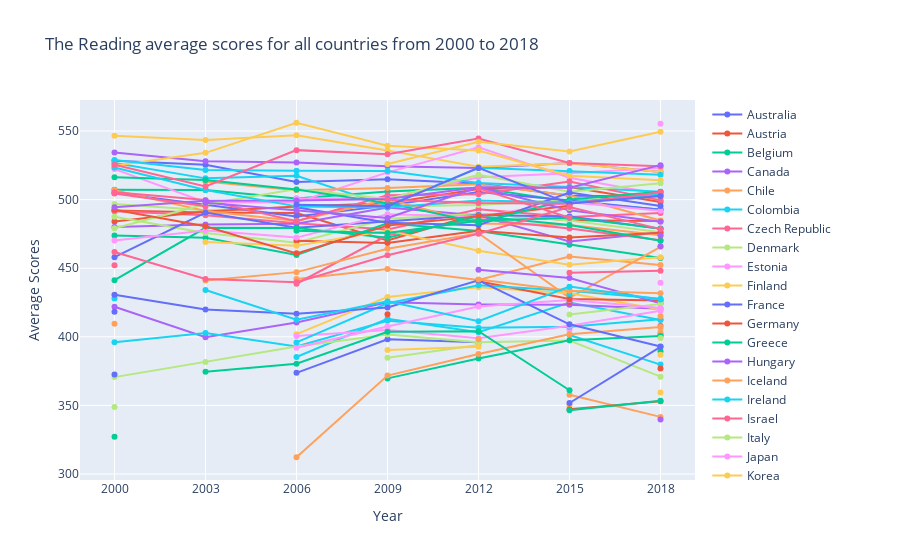

Source (notebook cell):
### Code cell
con = readings_avg["Countries"].unique().tolist()

fig = go.Figure()
for i in con:
    fig.add_trace(go.Scatter(x=readings_avg2.loc[readings_avg2['Countries'] == i]['Year'].tolist(), y=readings_avg2.loc[readings_avg2['Countries'] == i]['avg'].tolist(),
                    mode='lines+markers',
                    name=f'{i}'))
    
fig.update_layout(title='The Reading average scores for all countries from 2000 to 2018',
                   xaxis_title='Year',
                   yaxis_title='Average Scores')    

fig.show()

fig.write_html("all_country_reading_trend.html")

### Figure 1 — Plotly figure (JSON) as saved in the notebook; plotly's stock layout.template omitted (floating-point values rounded to 4 significant figures)
{"data": [{"mode": "lines+markers", "name": "Australia", "type": "scatter", "x": ["2000", "2003", "2006", "2009", "2012", "2015", "2018"], "y": [528.3, 525.4, 512.9, 514.9, 511.8, 502.9, 502.6]}, {"mode": "lines+markers", "name": "Austria", "type": "scatter", "x": ["2000", "2003", "2006", "2009", "2012", "2015", "2018"], "y": [492.1, 490.7, 490.2, 470.3, 489.6, 484.9, 484.4]}, {"mode": "lines+markers", "name": "Belgium", "type": "scatter", "x": ["2000", "2003", "2006", "2009", "2012", "2015", "2018"], "y": [507.1, 507.0, 500.9, 505.9, 508.6, 498.5, 492.9]}, {"mode": "lines+markers", "name": "Canada", "type": "scatter", "x": ["2000", "2003", "2006", "2009", "2012", "2015", "2018"], "y": [534.3, 527.9, 527.0, 524.2, 523.1, 526.7, 520.1]}, {"mode": "lines+markers", "name": "Chile", "type": "scatter", "x": ["2000", "2003", "2006", "2009", "2012", "2015", "2018"], "y": [409.6, null, 442.1, 449.4, 441.4, 458.6, 452.3]}, {"mode": "lines+markers", "name": "Colombia", "type": "scatter", "x": ["2000", "2003", "2006", "2009", "2012", "2015", "2018"], "y": [null, null, 385.3, 413.2, 403.4, 424.9, 412.3]}, {"mode": "lines+markers", "name": "Czech Republic", "type": "scatter", "x": ["2000", "2003", "2006", "2009", "2012", "2015", "2018"], "y": [491.6, 488.5, 482.7, 478.2, 492.9, 487.3, 490.2]}, {"mode": "lines+markers", "name": "Denmark", "type": "scatter", "x": ["2000", "2003", "2006", "2009", "2012", "2015", "2018"], "y": [496.9, 492.3, 494.5, 494.9, 496.1, 499.8, 501.1]}, {"mode": "lines+markers", "name": "Estonia", "type": "scatter", "x": ["2000", "2003", "2006", "2009", "2012", "2015", "2018"], "y": [null, null, 500.7, 501.0, 516.3, 519.1, 523.0]}, {"mode": "lines+markers", "name": "Finland", "type": "scatter", "x": ["2000", "2003", "2006", "2009", "2012", "2015", "2018"], "y": [546.5, 543.5, 546.9, 535.9, 524.0, 526.4, 520.1]}, {"mode": "lines+markers", "name": "France", "type": "scatter", "x": ["2000", "2003", "2006", "2009", "2012", "2015", "2018"], "y": [504.7, 496.2, 487.7, 495.6, 505.5, 499.3, 492.6]}, {"mode": "lines+markers", "name": "Germany", "type": "scatter", "x": ["2000", "2003", "2006", "2009", "2012", "2015", "2018"], "y": [484.0, 491.4, 494.9, 497.3, 507.7, 509.1, 498.3]}, {"mode": "lines+markers", "name": "Greece", "type": "scatter", "x": ["2000", "2003", "2006", "2009", "2012", "2015", "2018"], "y": [473.8, 472.3, 459.7, 482.8, 477.2, 467.0, 457.4]}, {"mode": "lines+markers", "name": "Hungary", "type": "scatter", "x": ["2000", "2003", "2006", "2009", "2012", "2015", "2018"], "y": [480.0, 481.9, 482.4, 494.2, 488.5, 469.5, 476.0]}, {"mode": "lines+markers", "name": "Iceland", "type": "scatter", "x": ["2000", "2003", "2006", "2009", "2012", "2015", "2018"], "y": [506.9, 491.7, 484.4, 500.3, 482.5, 481.5, 474.0]}, {"mode": "lines+markers", "name": "Ireland", "type": "scatter", "x": ["2000", "2003", "2006", "2009", "2012", "2015", "2018"], "y": [526.7, 515.5, 517.3, 495.6, 523.2, 520.8, 518.1]}, {"mode": "lines+markers", "name": "Israel", "type": "scatter", "x": ["2000", "2003", "2006", "2009", "2012", "2015", "2018"], "y": [452.2, null, 438.7, 474.0, 485.8, 479.0, 470.4]}, {"mode": "lines+markers", "name": "Italy", "type": "scatter", "x": ["2000", "2003", "2006", "2009", "2012", "2015", "2018"], "y": [487.5, 475.7, 468.5, 486.1, 489.8, 484.8, 476.3]}, {"mode": "lines+markers", "name": "Japan", "type": "scatter", "x": ["2000", "2003", "2006", "2009", "2012", "2015", "2018"], "y": [522.2, 498.1, 498.0, 519.9, 538.1, 516.0, 503.9]}, {"mode": "lines+markers", "name": "Korea", "type": "scatter", "x": ["2000", "2003", "2006", "2009", "2012", "2015", "2018"], "y": [524.8, 534.1, 556.0, 539.3, 535.8, 517.4, 514.1]}, {"mode": "lines+markers", "name": "Latvia", "type": "scatter", "x": ["2000", "2003", "2006", "2009", "2012", "2015", "2018"], "y": [458.1, 490.6, 479.5, 484.0, 488.7, 487.8, 478.7]}, {"mode": "lines+markers", "name": "Lithuania", "type": "scatter", "x": ["2000", "2003", "2006", "2009", "2012", "2015", "2018"], "y": [null, null, 470.1, 468.4, 477.3, 472.4, 475.9]}, {"mode": "lines+markers", "name": "Luxembourg", "type": "scatter", "x": ["2000", "2003", "2006", "2009", "2012", "2015", "2018"], "y": [441.2, 479.4, 479.4, 472.2, 487.8, 481.4, 470.0]}, {"mode": "lines+markers", "name": "Mexico", "type": "scatter", "x": ["2000", "2003", "2006", "2009", "2012", "2015", "2018"], "y": [422.0, 399.7, 410.5, 425.3, 423.6, 423.3, 420.5]}, {"mode": "lines+markers", "name": "Netherlands", "type": "scatter", "x": ["2000", "2003", "2006", "2009", "2012", "2015", "2018"], "y": [null, 513.1, 506.7, 508.4, 511.2, 503.0, 484.8]}, {"mode": "lines+markers", "name": "New Zealand", "type": "scatter", "x": ["2000", "2003", "2006", "2009", "2012", "2015", "2018"], "y": [528.8, 521.6, 521.0, 520.9, 512.2, 509.3, 505.7]}, {"mode": "lines+markers", "name": "Norway", "type": "scatter", "x": ["2000", "2003", "2006", "2009", "2012", "2015", "2018"], "y": [505.3, 499.7, 484.3, 503.2, 503.9, 513.2, 499.5]}, {"mode": "lines+markers", "name": "Poland", "type": "scatter", "x": ["2000", "2003", "2006", "2009", "2012", "2015", "2018"], "y": [479.1, 496.6, 507.6, 500.5, 518.2, 505.7, 511.9]}, {"mode": "lines+markers", "name": "Portugal", "type": "scatter", "x": ["2000", "2003", "2006", "2009", "2012", "2015", "2018"], "y": [470.2, 477.6, 472.3, 489.3, 487.8, 498.1, 491.8]}, {"mode": "lines+markers", "name": "Slovak Republic", "type": "scatter", "x": ["2000", "2003", "2006", "2009", "2012", "2015", "2018"], "y": [null, 469.2, 466.3, 477.4, 462.8, 452.5, 458.0]}, {"mode": "lines+markers", "name": "Slovenia", "type": "scatter", "x": ["2000", "2003", "2006", "2009", "2012", "2015", "2018"], "y": [null, null, 494.4, 483.1, 481.3, 505.2, 495.3]}, {"mode": "lines+markers", "name": "Spain", "type": "scatter", "x": ["2000", "2003", "2006", "2009", "2012", "2015", "2018"], "y": [492.6, 480.5, 460.8, 481.0, 487.9, 495.6, null]}, {"mode": "lines+markers", "name": "Sweden", "type": "scatter", "x": ["2000", "2003", "2006", "2009", "2012", "2015", "2018"], "y": [516.3, 514.3, 507.3, 497.4, 483.3, 500.2, 505.8]}, {"mode": "lines+markers", "name": "Switzerland", "type": "scatter", "x": ["2000", "2003", "2006", "2009", "2012", "2015", "2018"], "y": [494.4, 499.1, 499.3, 500.5, 509.0, 492.2, 483.9]}, {"mode": "lines+markers", "name": "Turkey", "type": "scatter", "x": ["2000", "2003", "2006", "2009", "2012", "2015", "2018"], "y": [null, 441.0, 447.1, 464.2, 475.5, 428.3, 465.6]}, {"mode": "lines+markers", "name": "United Kingdom", "type": "scatter", "x": ["2000", "2003", "2006", "2009", "2012", "2015", "2018"], "y": [523.4, 507.0, 495.1, 494.2, 499.3, 498.0, 503.9]}, {"mode": "lines+markers", "name": "United States", "type": "scatter", "x": ["2000", "2003", "2006", "2009", "2012", "2015", "2018"], "y": [504.4, 495.2, null, 499.8, 497.6, 496.9, 505.4]}, {"mode": "lines+markers", "name": "Albania", "type": "scatter", "x": ["2000", "2003", "2006", "2009", "2012", "2015", "2018"], "y": [348.8, null, null, 384.8, 394.0, null, 405.4]}, {"mode": "lines+markers", "name": "Albania (2015)", "type": "scatter", "x": ["2000", "2003", "2006", "2009", "2012", "2015", "2018"], "y": [null, null, null, null, null, 405.3, null]}, {"mode": "lines+markers", "name": "Algeria", "type": "scatter", "x": ["2000", "2003", "2006", "2009", "2012", "2015", "2018"], "y": [null, null, null, null, null, 349.9, null]}, {"mode": "lines+markers", "name": "Argentina", "type": "scatter", "x": ["2000", "2003", "2006", "2009", "2012", "2015", "2018"], "y": [418.3, null, 373.7, 398.3, 396.0, null, 401.5]}, {"mode": "lines+markers", "name": "Argentina (2015)", "type": "scatter", "x": ["2000", "2003", "2006", "2009", "2012", "2015", "2018"], "y": [null, null, null, null, null, 425.3, null]}, {"mode": "lines+markers", "name": "Baku (Azerbaijan)", "type": "scatter", "x": ["2000", "2003", "2006", "2009", "2012", "2015", "2018"], "y": [null, null, null, null, null, null, 389.4]}, {"mode": "lines+markers", "name": "Belarus", "type": "scatter", "x": ["2000", "2003", "2006", "2009", "2012", "2015", "2018"], "y": [null, null, null, null, null, null, 473.8]}, {"mode": "lines+markers", "name": "Bosnia and Herzegovina", "type": "scatter", "x": ["2000", "2003", "2006", "2009", "2012", "2015", "2018"], "y": [null, null, null, null, null, null, 403.0]}, {"mode": "lines+markers", "name": "Brazil", "type": "scatter", "x": ["2000", "2003", "2006", "2009", "2012", "2015", "2018"], "y": [396.0, 402.8, 392.9, 411.8, 406.5, 407.3, 412.9]}, {"mode": "lines+markers", "name": "Brunei Darussalam", "type": "scatter", "x": ["2000", "2003", "2006", "2009", "2012", "2015", "2018"], "y": [null, null, null, null, null, null, 408.1]}, {"mode": "lines+markers", "name": "B-S-J-G (China)", "type": "scatter", "x": ["2000", "2003", "2006", "2009", "2012", "2015", "2018"], "y": [null, null, null, null, null, 493.9, null]}, {"mode": "lines+markers", "name": "B-S-J-Z (China)", "type": "scatter", "x": ["2000", "2003", "2006", "2009", "2012", "2015", "2018"], "y": [null, null, null, null, null, null, 555.2]}, {"mode": "lines+markers", "name": "Bulgaria", "type": "scatter", "x": ["2000", "2003", "2006", "2009", "2012", "2015", "2018"], "y": [430.4, null, 401.9, 429.1, 436.1, 431.7, 419.8]}, {"mode": "lines+markers", "name": "Chinese Taipei", "type": "scatter", "x": ["2000", "2003", "2006", "2009", "2012", "2015", "2018"], "y": [null, null, 496.2, 495.2, 523.1, 497.1, 502.6]}, {"mode": "lines+markers", "name": "Costa Rica", "type": "scatter", "x": ["2000", "2003", "2006", "2009", "2012", "2015", "2018"], "y": [null, null, null, null, 440.5, 427.5, 426.5]}, {"mode": "lines+markers", "name": "Croatia", "type": "scatter", "x": ["2000", "2003", "2006", "2009", "2012", "2015", "2018"], "y": [null, null, 477.4, 475.7, 484.6, 486.9, 479.0]}, {"mode": "lines+markers", "name": "Cyprus", "type": "scatter", "x": ["2000", "2003", "2006", "2009", "2012", "2015", "2018"], "y": [null, null, null, null, 449.0, 442.8, 424.4]}, {"mode": "lines+markers", "name": "Dominican Republic", "type": "scatter", "x": ["2000", "2003", "2006", "2009", "2012", "2015", "2018"], "y": [null, null, null, null, null, 357.7, 341.6]}, {"mode": "lines+markers", "name": "Georgia", "type": "scatter", "x": ["2000", "2003", "2006", "2009", "2012", "2015", "2018"], "y": [null, null, null, null, null, 401.3, 379.8]}, {"mode": "lines+markers", "name": "Hong Kong (China)", "type": "scatter", "x": ["2000", "2003", "2006", "2009", "2012", "2015", "2018"], "y": [525.5, 509.5, 536.1, 533.2, 544.6, 526.7, 524.3]}, {"mode": "lines+markers", "name": "Indonesia", "type": "scatter", "x": ["2000", "2003", "2006", "2009", "2012", "2015", "2018"], "y": [370.6, 381.6, 392.9, 401.7, 396.1, 397.3, 371.0]}, {"mode": "lines+markers", "name": "Jordan", "type": "scatter", "x": ["2000", "2003", "2006", "2009", "2012", "2015", "2018"], "y": [null, null, 400.6, 405.0, 399.0, 408.1, 419.1]}, {"mode": "lines+markers", "name": "Kazakhstan", "type": "scatter", "x": ["2000", "2003", "2006", "2009", "2012", "2015", "2018"], "y": [null, null, null, 390.4, 392.7, null, 386.9]}, {"mode": "lines+markers", "name": "Kazakhstan (2015)", "type": "scatter", "x": ["2000", "2003", "2006", "2009", "2012", "2015", "2018"], "y": [null, null, null, null, null, 427.1, null]}, {"mode": "lines+markers", "name": "Kosovo", "type": "scatter", "x": ["2000", "2003", "2006", "2009", "2012", "2015", "2018"], "y": [null, null, null, null, null, 347.1, 353.1]}, {"mode": "lines+markers", "name": "Lebanon", "type": "scatter", "x": ["2000", "2003", "2006", "2009", "2012", "2015", "2018"], "y": [null, null, null, null, null, 346.5, 353.4]}, {"mode": "lines+markers", "name": "Macao (China)", "type": "scatter", "x": ["2000", "2003", "2006", "2009", "2012", "2015", "2018"], "y": [null, 497.6, 492.3, 486.6, 508.9, 508.7, 525.1]}, {"mode": "lines+markers", "name": "Malaysia", "type": "scatter", "x": ["2000", "2003", "2006", "2009", "2012", "2015", "2018"], "y": [null, null, null, null, 398.2, null, 415.0]}, {"mode": "lines+markers", "name": "Malaysia (2015)", "type": "scatter", "x": ["2000", "2003", "2006", "2009", "2012", "2015", "2018"], "y": [null, null, null, null, null, 430.6, null]}, {"mode": "lines+markers", "name": "Malta", "type": "scatter", "x": ["2000", "2003", "2006", "2009", "2012", "2015", "2018"], "y": [null, null, null, null, null, 446.7, 448.2]}, {"mode": "lines+markers", "name": "Moldova", "type": "scatter", "x": ["2000", "2003", "2006", "2009", "2012", "2015", "2018"], "y": [null, null, null, null, null, 416.2, 424.0]}, {"mode": "lines+markers", "name": "Montenegro", "type": "scatter", "x": ["2000", "2003", "2006", "2009", "2012", "2015", "2018"], "y": [null, null, 392.0, 407.5, 422.1, 426.9, 421.1]}, {"mode": "lines+markers", "name": "Morocco", "type": "scatter", "x": ["2000", "2003", "2006", "2009", "2012", "2015", "2018"], "y": [null, null, null, null, null, null, 359.4]}, {"mode": "lines+markers", "name": "North Macedonia", "type": "scatter", "x": ["2000", "2003", "2006", "2009", "2012", "2015", "2018"], "y": [372.5, null, null, null, null, 351.7, 392.7]}, {"mode": "lines+markers", "name": "Panama", "type": "scatter", "x": ["2000", "2003", "2006", "2009", "2012", "2015", "2018"], "y": [null, null, null, null, null, null, 377.0]}, {"mode": "lines+markers", "name": "Peru", "type": "scatter", "x": ["2000", "2003", "2006", "2009", "2012", "2015", "2018"], "y": [327.1, null, null, 369.7, 384.2, 397.5, 400.5]}, {"mode": "lines+markers", "name": "Philippines", "type": "scatter", "x": ["2000", "2003", "2006", "2009", "2012", "2015", "2018"], "y": [null, null, null, null, null, null, 339.7]}, {"mode": "lines+markers", "name": "Qatar", "type": "scatter", "x": ["2000", "2003", "2006", "2009", "2012", "2015", "2018"], "y": [null, null, 312.2, 371.7, 387.5, 401.9, 407.1]}, {"mode": "lines+markers", "name": "Romania", "type": "scatter", "x": ["2000", "2003", "2006", "2009", "2012", "2015", "2018"], "y": [427.9, null, 395.9, 424.5, 437.6, 433.6, 427.7]}, {"mode": "lines+markers", "name": "Russia", "type": "scatter", "x": ["2000", "2003", "2006", "2009", "2012", "2015", "2018"], "y": [461.8, 442.2, 439.9, 459.4, 475.1, 494.6, 478.5]}, {"mode": "lines+markers", "name": "Saudi Arabia", "type": "scatter", "x": ["2000", "2003", "2006", "2009", "2012", "2015", "2018"], "y": [null, null, null, null, null, null, 399.2]}, {"mode": "lines+markers", "name": "Serbia", "type": "scatter", "x": ["2000", "2003", "2006", "2009", "2012", "2015", "2018"], "y": [null, null, null, null, null, null, 439.5]}, {"mode": "lines+markers", "name": "Singapore", "type": "scatter", "x": ["2000", "2003", "2006", "2009", "2012", "2015", "2018"], "y": [null, null, null, 525.9, 542.2, 535.1, 549.5]}, {"mode": "lines+markers", "name": "Thailand", "type": "scatter", "x": ["2000", "2003", "2006", "2009", "2012", "2015", "2018"], "y": [430.7, 419.9, 416.8, 421.4, 441.2, 409.1, 392.9]}, {"mode": "lines+markers", "name": "Trinidad and Tobago", "type": "scatter", "x": ["2000", "2003", "2006", "2009", "2012", "2015", "2018"], "y": [null, null, null, 416.5, null, 427.3, null]}, {"mode": "lines+markers", "name": "Tunisia", "type": "scatter", "x": ["2000", "2003", "2006", "2009", "2012", "2015", "2018"], "y": [null, 374.6, 380.3, 403.6, 404.1, 361.1, null]}, {"mode": "lines+markers", "name": "Ukraine", "type": "scatter", "x": ["2000", "2003", "2006", "2009", "2012", "2015", "2018"], "y": [null, null, null, null, null, null, 466.0]}, {"mode": "lines+markers", "name": "United Arab Emirates", "type": "scatter", "x": ["2000", "2003", "2006", "2009", "2012", "2015", "2018"], "y": [null, null, null, null, 441.7, 433.5, 431.8]}, {"mode": "lines+markers", "name": "Uruguay", "type": "scatter", "x": ["2000", "2003", "2006", "2009", "2012", "2015", "2018"], "y": [null, 434.1, 412.5, 425.8, 411.3, 436.6, 427.1]}, {"mode": "lines+markers", "name": "Viet Nam", "type": "scatter", "x": ["2000", "2003", "2006", "2009", "2012", "2015", "2018"], "y": [null, null, null, null, 508.2, 486.8, null]}], "layout": {"title": {"text": "The Reading average scores for all countries from 2000 to 2018"}, "xaxis": {"title": {"text": "Year"}}, "yaxis": {"title": {"text": "Average Scores"}}}}
